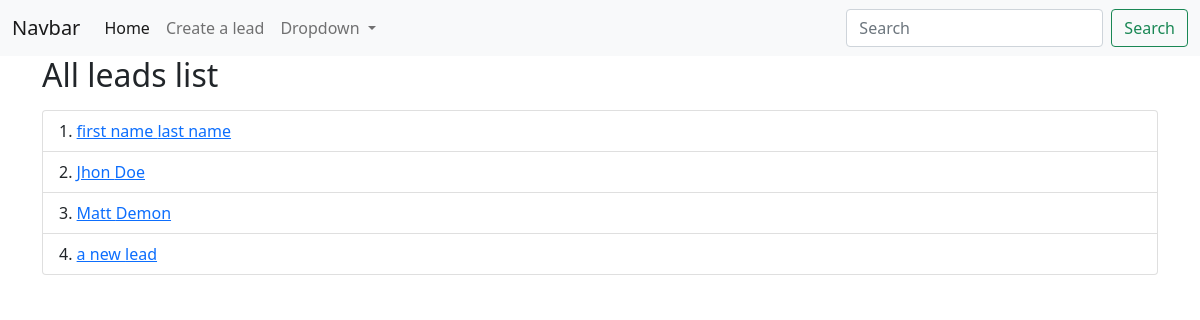
Page /leads/ on the earlier database version.
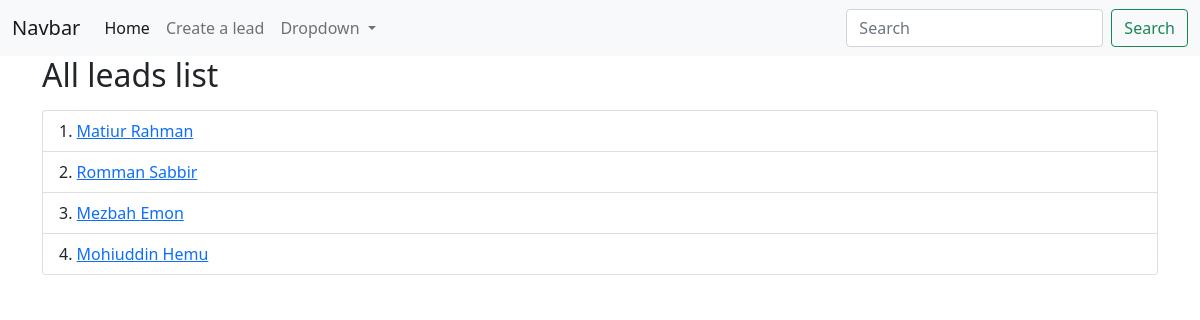
Same page on the later database version.
### main/models.py (models this page shows, shortened)
class Lead(models.Model):
    first_name = models.CharField(max_length=20)
    last_name = models.CharField(max_length=20)
    age = models.IntegerField(default=0)
    agent = models.ForeignKey(Agent, on_delete=models.CASCADE)
    created_at = models.DateTimeField(auto_now_add=True)
    updated_at = models.DateTimeField(auto_now=True)
    class Meta:
        ordering = ['-created_at']

### main/views.py (the view)
# urls.py: path('', views.Lead_list, name="leadList"),
def Lead_list(request):
    leads = Lead.objects.all()
    context = {
        "leads":leads,
    }
    return render(request, "Leads/leads_list.html", context)

### templates/Leads/leads_list.html (shortened to what this page needs)
{% extends "base.html" %}
{% block content %}
    <div class="container">
        <h2> All leads list </h2>
        <p>
        <ol class="list-group list-group-numbered">
            {% for lead in leads %}
                <li class="list-group-item"><a href="{% url 'leads:leadDetail' lead.pk %}">{{lead.first_name}} {{lead.last_name}}</a></li>
            {% endfor %}
        </ol>
        </p>
    </div>
{% endblock content %}

### templates/base.html (shortened to what this page needs)
{% load static %}
<!DOCTYPE html>
<html lang="en">
  <head>
    <link href="https://cdn.jsdelivr.net/npm/bootstrap@5.1.3/dist/css/bootstrap.min.css" rel="stylesheet">
  </head>
  <body>
  <nav class="navbar navbar-expand-lg navbar-light bg-light">
    <div class="container-fluid">
      <a class="navbar-brand" href="#">Navbar</a>
      <div class="collapse navbar-collapse" id="navbarSupportedContent">
        <ul class="navbar-nav me-auto mb-2 mb-lg-0">
          <li class="nav-item">
            <a class="nav-link active" aria-current="page" href="{% url 'leads:leadList' %}">Home</a>
          </li>
          <li class="nav-item">
            <a class="nav-link" href="{% url 'leads:leadCreate' %}">Create a lead</a>
          </li>
          <li class="nav-item dropdown">
            <a class="nav-link dropdown-toggle" href="#" id="navbarDropdown" role="button" data-bs-toggle="dropdown" aria-expanded="false">
              Dropdown
            </a>
          </li>
        </ul>
        <form class="d-flex">
          <input class="form-control me-2" type="search" placeholder="Search" aria-label="Search">
          <button class="btn btn-outline-success" type="submit">Search</button>
        </form>
      </div>
    </div>
  </nav>
    {% block content %} {% endblock content %}
  </body>
</html>

Differences in the rows shown:
removed Lead: first_name "first name", last_name "last name"
removed Lead: first_name "Jhon", last_name "Doe"
removed Lead: first_name "Matt", last_name "Demon"
removed Lead: first_name "a new", last_name "lead"
added Lead: first_name "Matiur", last_name "Rahman"
added Lead: first_name "Romman", last_name "Sabbir"
added Lead: first_name "Mezbah", last_name "Emon"
added Lead: first_name "Mohiuddin", last_name "Hemu"
